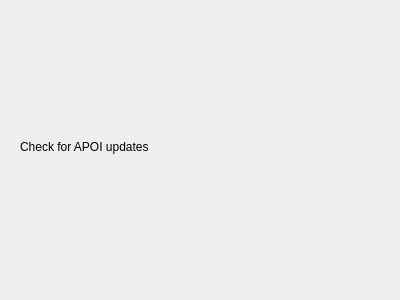
<?xml version="1.0" encoding="UTF-8"?>
<ui version="4.0">
 <class>updateWidget</class>
 <widget class="QWidget" name="updateWidget">
  <property name="geometry">
   <rect>
    <x>0</x>
    <y>0</y>
    <width>400</width>
    <height>300</height>
   </rect>
  </property>
  <property name="windowTitle">
   <string>Apoi media player updates</string>
  </property>
  <layout class="QVBoxLayout" name="verticalLayout">
   <item>
    <widget class="QStackedWidget" name="stackedWidget">
     <property name="currentIndex">
      <number>0</number>
     </property>
     <widget class="QWidget" name="updateDialogPage">
      <layout class="QVBoxLayout" name="verticalLayout_4">
       <item>
        <widget class="QLabel" name="updateDialogLabel">
         <property name="text">
          <string>Check for APOI updates</string>
         </property>
         <property name="wordWrap">
          <bool>true</bool>
         </property>
        </widget>
       </item>
       <item>
        <widget class="QDialogButtonBox" name="updateDialogButtonBox">
         <property name="standardButtons">
          <set>QDialogButtonBox::NoButton</set>
         </property>
        </widget>
       </item>
      </layout>
     </widget>
     <widget class="QWidget" name="updateRequestPage">
      <layout class="QVBoxLayout" name="verticalLayout_3">
       <item>
        <spacer name="verticalSpacer_2">
         <property name="orientation">
          <enum>Qt::Vertical</enum>
         </property>
         <property name="sizeHint" stdset="0">
          <size>
           <width>20</width>
           <height>40</height>
          </size>
         </property>
        </spacer>
       </item>
       <item>
        <widget class="QLabel" name="label">
         <property name="text">
          <string>Launching an update request...</string>
         </property>
         <property name="wordWrap">
          <bool>true</bool>
         </property>
        </widget>
       </item>
       <item>
        <widget class="QProgressBar" name="progressBar">
         <property name="maximum">
          <number>0</number>
         </property>
         <property name="value">
          <number>-1</number>
         </property>
        </widget>
       </item>
       <item>
        <spacer name="verticalSpacer">
         <property name="orientation">
          <enum>Qt::Vertical</enum>
         </property>
         <property name="sizeHint" stdset="0">
          <size>
           <width>20</width>
           <height>40</height>
          </size>
         </property>
        </spacer>
       </item>
      </layout>
     </widget>
     <widget class="QWidget" name="updateNotifyPage">
      <layout class="QVBoxLayout" name="verticalLayout_2">
       <item>
        <widget class="QLabel" name="updateNotifyLabel">
         <property name="text">
          <string notr="true">updateNotifyLabel</string>
         </property>
         <property name="wordWrap">
          <bool>true</bool>
         </property>
        </widget>
       </item>
       <item>
        <widget class="QTextEdit" name="updateNotifyTextEdit">
         <property name="textInteractionFlags">
          <set>Qt::TextSelectableByKeyboard|Qt::TextSelectableByMouse</set>
         </property>
        </widget>
       </item>
       <item>
        <widget class="QLabel" name="label_2">
         <property name="text">
          <string>Do you want to download it?</string>
         </property>
         <property name="wordWrap">
          <bool>true</bool>
         </property>
        </widget>
       </item>
       <item>
        <widget class="QDialogButtonBox" name="updateNotifyButtonBox">
         <property name="standardButtons">
          <set>QDialogButtonBox::NoButton</set>
         </property>
        </widget>
       </item>
      </layout>
     </widget>
    </widget>
   </item>
  </layout>
 </widget>
 <resources/>
 <connections/>
</ui>
